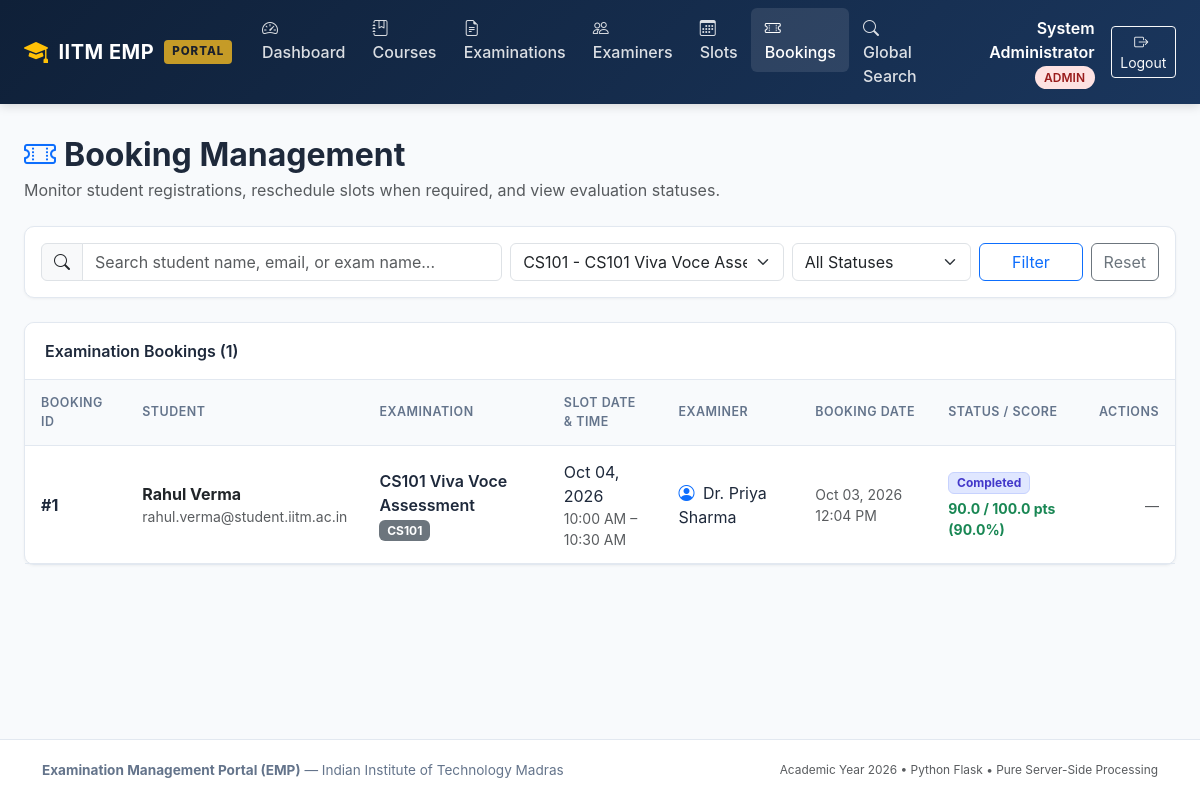
The app's page /admin/bookings?exam_id=1 (signed in), older data.
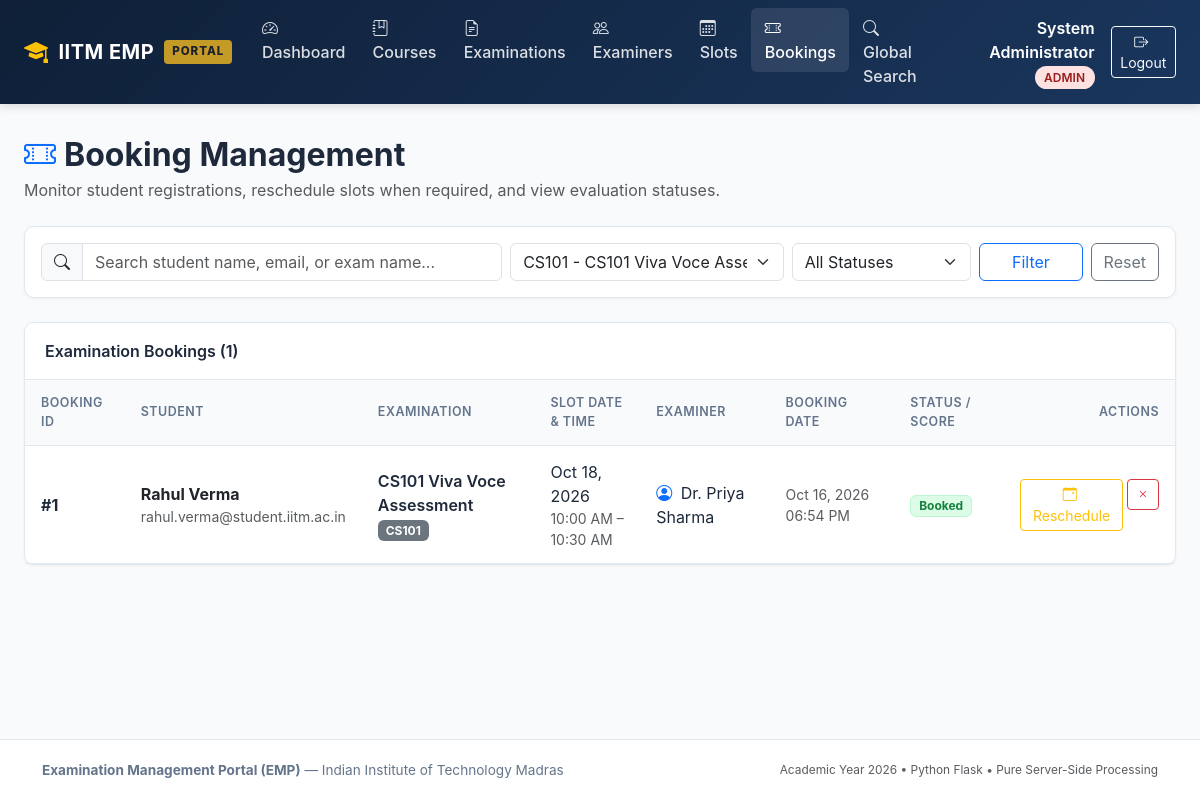
The same page, newer data.
### models/booking.py (models this page shows, shortened)
class Booking(db.Model):
    __tablename__ = 'bookings'
    booking_id = db.Column(db.Integer, primary_key=True, autoincrement=True)
    student_id = db.Column(db.Integer, db.ForeignKey('users.id', ondelete='CASCADE'), nullable=False)
    slot_id = db.Column(db.Integer, db.ForeignKey('examination_slots.slot_id', ondelete='CASCADE'), nullable=False)
    booking_date = db.Column(db.DateTime, default=datetime.now, nullable=False)
    status = db.Column(db.String(30), nullable=False, default='Booked')
    student = db.relationship('User', back_populates='bookings', foreign_keys=[student_id])
    slot = db.relationship('ExaminationSlot', back_populates='bookings')
    evaluations = db.relationship('Evaluation', back_populates='booking', cascade='all, delete-orphan')
    @property
    def is_evaluated(self):
        return len(self.evaluations) > 0
    @property
    def total_marks_obtained(self):
        return sum(e.marks for e in self.evaluations)
    @property
    def maximum_possible_marks(self):
        if self.slot and self.slot.examination:
            return self.slot.examination.maximum_marks
        return 0.0
    @property
    def percentage(self):
        max_m = self.maximum_possible_marks
        if max_m and max_m > 0:
            return round((self.total_marks_obtained / max_m) * 100, 2)
        return 0.0

### models/slot.py (models this page shows, shortened)
class ExaminationSlot(db.Model):
    __tablename__ = 'examination_slots'
    slot_id = db.Column(db.Integer, primary_key=True, autoincrement=True)
    examination_id = db.Column(db.Integer, db.ForeignKey('examinations.exam_id', ondelete='CASCADE'), nullable=False)
    examiner_id = db.Column(db.Integer, db.ForeignKey('users.id', ondelete='CASCADE'), nullable=False)
    date = db.Column(db.Date, nullable=False)
    start_time = db.Column(db.Time, nullable=False)
    end_time = db.Column(db.Time, nullable=False)
    maximum_student_capacity = db.Column(db.Integer, nullable=False, default=1)
    available_seats = db.Column(db.Integer, nullable=False, default=1)
    status = db.Column(db.String(30), nullable=False, default='Available')
    examination = db.relationship('Examination', back_populates='slots')
    examiner = db.relationship('User', back_populates='slots', foreign_keys=[examiner_id])
    bookings = db.relationship('Booking', back_populates='slot', cascade='all, delete-orphan')

### models/evaluation.py (models this page shows, shortened)
class Evaluation(db.Model):
    __tablename__ = 'evaluations'
    evaluation_id = db.Column(db.Integer, primary_key=True, autoincrement=True)
    booking_id = db.Column(db.Integer, db.ForeignKey('bookings.booking_id', ondelete='CASCADE'), nullable=False)
    rubric_id = db.Column(db.Integer, db.ForeignKey('rubrics.rubric_id', ondelete='CASCADE'), nullable=False)
    marks = db.Column(db.Float, nullable=False, default=0.0)
    remarks = db.Column(db.Text, nullable=True)
    evaluated_at = db.Column(db.DateTime, default=datetime.now, nullable=False)
    booking = db.relationship('Booking', back_populates='evaluations')
    rubric = db.relationship('Rubric', back_populates='evaluations')

### models/examination.py (models this page shows, shortened)
class Examination(db.Model):
    __tablename__ = 'examinations'
    exam_id = db.Column(db.Integer, primary_key=True, autoincrement=True)
    course_id = db.Column(db.Integer, db.ForeignKey('courses.course_id', ondelete='CASCADE'), nullable=False)
    examination_name = db.Column(db.String(200), nullable=False)
    examination_type = db.Column(db.String(50), nullable=False)
    duration = db.Column(db.Integer, nullable=False, default=30)
    maximum_marks = db.Column(db.Float, nullable=False, default=100.0)
    slot_creation_start = db.Column(db.DateTime, nullable=False)
    slot_creation_end = db.Column(db.DateTime, nullable=False)
    slot_booking_start = db.Column(db.DateTime, nullable=False)
    slot_booking_end = db.Column(db.DateTime, nullable=False)
    status = db.Column(db.String(30), nullable=False, default='Draft')
    course = db.relationship('Course', back_populates='examinations')
    rubrics = db.relationship('Rubric', back_populates='examination', cascade='all, delete-orphan')
    slots = db.relationship('ExaminationSlot', back_populates='examination', cascade='all, delete-orphan')

### models/user.py (models this page shows, shortened)
class User(UserMixin, db.Model):
    __tablename__ = 'users'
    id = db.Column(db.Integer, primary_key=True, autoincrement=True)
    name = db.Column(db.String(150), nullable=False)
    email = db.Column(db.String(150), unique=True, nullable=False, index=True)
    password_hash = db.Column(db.String(256), nullable=False)
    role = db.Column(db.String(20), nullable=False)
    status = db.Column(db.String(20), nullable=False, default='active')
    created_at = db.Column(db.DateTime, default=datetime.now, nullable=False)
    examiner_profile = db.relationship('ExaminerProfile', back_populates='user', uselist=False, cascade='all, delete-orphan')
    slots = db.relationship('ExaminationSlot', back_populates='examiner', foreign_keys='ExaminationSlot.examiner_id', cascade='all, delete-orphan')
    bookings = db.relationship('Booking', back_populates='student', foreign_keys='Booking.student_id', cascade='all, delete-orphan')

### models/course.py (models this page shows, shortened)
class Course(db.Model):
    __tablename__ = 'courses'
    course_id = db.Column(db.Integer, primary_key=True, autoincrement=True)
    course_code = db.Column(db.String(50), unique=True, nullable=False, index=True)
    course_name = db.Column(db.String(200), nullable=False)
    description = db.Column(db.Text, nullable=True)
    status = db.Column(db.String(20), nullable=False, default='active')
    examinations = db.relationship('Examination', back_populates='course', cascade='all, delete-orphan')

### routes/admin.py (the view, shortened to what this page needs)
@admin_bp.route('/bookings')
def bookings():
    search_query = request.args.get('q', '').strip()
    status_filter = request.args.get('status', '').strip()
    exam_id = request.args.get('exam_id')
    query = Booking.query
    if status_filter:
        query = query.filter_by(status=status_filter)
    if exam_id:
        query = query.filter(Booking.slot.has(ExaminationSlot.examination_id == exam_id))
    booking_list = query.order_by(Booking.booking_date.desc()).all()
    examinations = Examination.query.all()
    return render_template('admin/bookings.html', bookings=booking_list, search_query=search_query, status_filter=status_filter, examinations=examinations, selected_exam_id=exam_id)

### routes/admin.py (called while the page is built)
@admin_bp.before_request
@login_required
@role_required('admin')
def check_admin():
    pass

### templates/admin/bookings.html (shortened to what the changed rows need)
{% extends 'base.html' %}
{% block content %}
<div class="d-flex flex-column flex-md-row justify-content-between align-items-md-center mb-4 gap-2">
  <div>
    <h2 class="fw-bold mb-1"><i class="bi bi-ticket-perforated text-primary me-2"></i>Booking Management</h2>
  </div>
</div>
<div class="emp-card">
  <div class="table-responsive">
    <table class="emp-table">
      <thead>
        <tr>
          <th>Booking ID</th>
          <th>Student</th>
          <th>Examination</th>
          <th>Slot Date & Time</th>
          <th>Examiner</th>
          <th>Booking Date</th>
          <th>Status / Score</th>
          <th class="text-end">Actions</th>
        </tr>
      </thead>
      <tbody>
        {% for b in bookings %}
        <tr>
          <td class="fw-bold">#{{ b.booking_id }}</td>
          <td>
            <div class="fw-bold text-dark">{{ b.student.name }}</div>
            <div class="text-muted small">{{ b.student.email }}</div>
          </td>
          <td>
            <div class="fw-semibold">{{ b.slot.examination.examination_name }}</div>
            <span class="badge bg-secondary small">{{ b.slot.examination.course.course_code }}</span>
          </td>
          <td>
            <div>{{ b.slot.date | date_format }}</div>
            <div class="text-muted small">{{ b.slot.start_time | time_format }} &ndash; {{ b.slot.end_time | time_format }}</div>
          </td>
          <td>
            <i class="bi bi-person-circle text-primary me-1"></i>
            {{ b.slot.examiner.name }}
          </td>
          <td class="small text-muted">{{ b.booking_date | datetime_format }}</td>
          <td>
            {% if b.status == 'Booked' %}
              <span class="badge badge-status-available">Booked</span>
            {% elif b.status == 'Completed' %}
              <span class="badge badge-status-completed">Completed</span>
              {% if b.is_evaluated %}
                <div class="small fw-bold text-success mt-1">
                  {{ b.total_marks_obtained }} / {{ b.maximum_possible_marks }} pts ({{ b.percentage }}%)
                </div>
              {% endif %}
            {% else %}
              <span class="badge badge-status-cancelled">Cancelled</span>
            {% endif %}
          </td>
          <td class="text-end">
            <div class="d-inline-flex gap-1">
              {% if b.status == 'Booked' %}
                <a href="{{ url_for('admin.reschedule_booking', booking_id=b.booking_id) }}" class="btn btn-sm btn-outline-warning" title="Reschedule Slot">
                  <i class="bi bi-calendar-event me-1"></i> Reschedule
                </a>
                <form method="POST" action="{{ url_for('admin.cancel_booking', booking_id=b.booking_id) }}" class="d-inline" onsubmit="return confirm('Cancel this student booking?');">
                  <button type="submit" class="btn btn-sm btn-outline-danger" title="Cancel Booking">
                    <i class="bi bi-x"></i>
                  </button>
                </form>
              {% else %}
                <span class="text-muted small">&mdash;</span>
              {% endif %}
            </div>
          </td>
        </tr>
        {% endfor %}
      </tbody>
    </table>
  </div>
</div>
{% endblock %}

Row changes from the older to the newer data that the page shows:
changed Booking "Rahul Verma": slot "Oct 04, 2026" → "Oct 18, 2026"; booking_date "Oct 03, 2026 12:04 PM" → "Oct 16, 2026 06:54 PM"; total_marks_obtained "90.0" → (not shown); maximum_possible_marks "100.0" → (not shown); percentage "90.0" → (not shown); status "Completed / pts ( %) —" → "Booked Reschedule"
